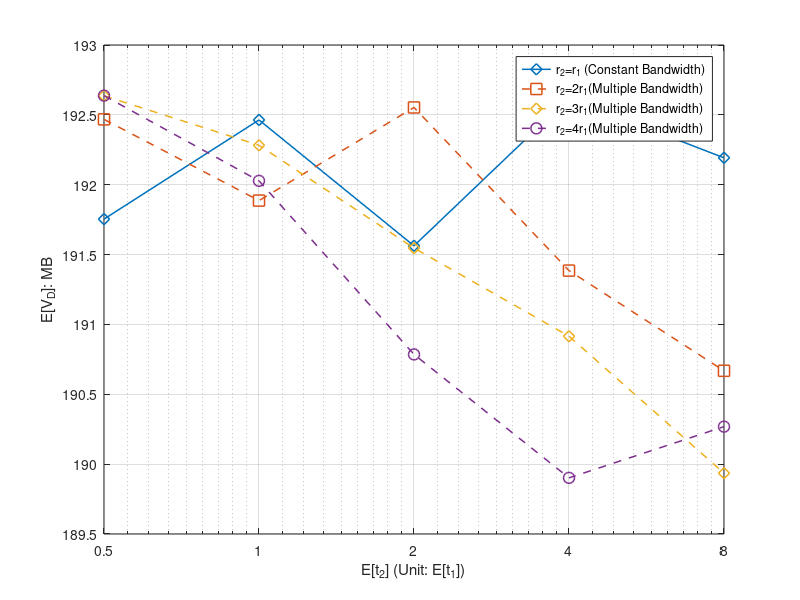

Write MATLAB code to recreate this figure.
%% Minutes
x_label =[0.5	1	2	4	8]



%% for DeadlinMissRatio

%Miss ratio
%y_11 = [0.41336	0.41008	0.41308	0.4072	0.41242]
%y_12 = [0.40816	0.41322	0.40916	0.41626	0.42126]
%y_13 = [0.40798	0.4116	0.4154	0.4201	0.4259]
%y_14 = [0.40886	0.41162	0.41774	0.4223	0.42226]

%E[V_O]
%y_11 = [68.97297	69.344188	68.814668	69.529967	69.227642]
%y_12 = [70.062643	68.704711	67.391548	65.88535	64.35215]
%y_13 = [70.33483	68.659202	65.950893	64.403517	62.595023]
%y_14 = [70.324237	68.094298	65.161194	63.087235	62.291075]

%E[V_D]
y_11 = [191.753898	192.463612	191.562599	192.621116	192.192404]
y_12 = [192.46779	191.886452	192.552871	191.38521	190.668159]
y_13 = [192.636524	192.282227	191.546412	190.915579	189.935435]
y_14 = [192.6376	192.027614	190.785397	189.901766	190.268269]

i = i+1;
figure(i)

semilogx(x_label,y_11,'-d', 'MarkerSize',8, 'LineWidth',1.1)
hold on
semilogx(x_label,y_12,'--s', 'MarkerSize',8, 'LineWidth',1.1)
hold on
semilogx(x_label,y_13,'--d', 'MarkerSize',8, 'LineWidth',1.1)
hold on
semilogx(x_label,y_14,'--o', 'MarkerSize',8, 'LineWidth',1.1)
hold on


%ylabel('P_{miss}')
%ylabel('E[V_0]: MB')
ylabel('E[V_D]: MB')
xlabel('E[t_2] (Unit: E[t_1])')


xticklabels({'0.5',	'1',	'2',	'4',	'8'});

												
xlim([0.5, 8]);

%xticklabels({'0',	'1',	'2',	'3',	'4','5',	'6',	'7',	'8',	'9',	'10',	'11',	'12',	'13',	'14',	'15',	'16',	'17'	,'18'	,'20'	,'21'	,'22',	'23',	'24',	'26'});
set(gca, 'XTick', x_label);
%set(gca,'xticklabel',num2str(get(gca,'XTick')','%.4f'))
%legend({'F=200','F=500','F=1000'},'NumColumns',1);
legend({'r_2=r_1 (Constant Bandwidth)','r_2=2r_1(Multiple Bandwidth)','r_2=3r_1(Multiple Bandwidth)','r_2=4r_1(Multiple Bandwidth)'},'NumColumns',1);

hold off;
grid on;
